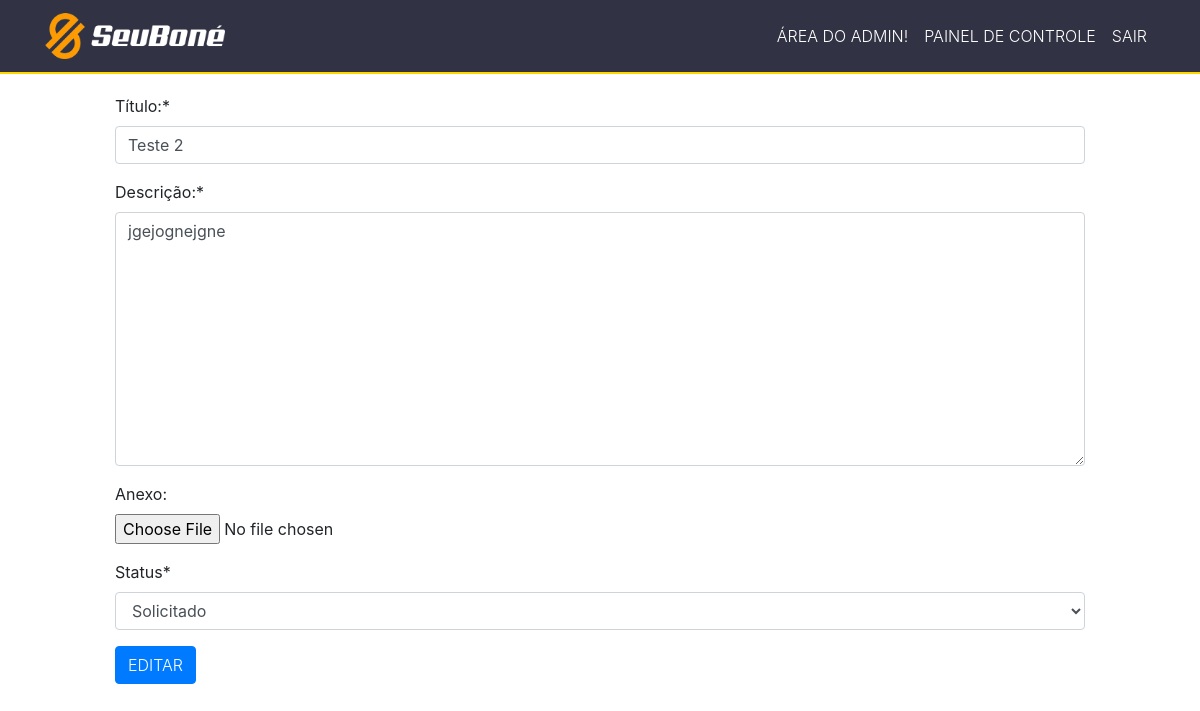
Page /edit2/4 (signed in) on the committed database.
### chamados_gerais/models.py (models this page shows, shortened)
class Chamado_geral(models.Model):
    STATUS = (
        ('Solicitado', 'Solicitado'),       # Solicitado
        ('Em_andamento', 'Em_andamento'),   # em andamento
        ('Concluído', 'Concluído'),         # concluido
    )
    titulo = models.CharField("Título:", max_length=255)
    descrição = models.TextField("Descrição:")
    arquivo = models.FileField("Anexo:", upload_to='',  blank=True, null=True)
    Status = models.CharField(
        max_length=20,
        choices=STATUS,
    )
    user = models.ForeignKey(get_user_model(), on_delete=models.CASCADE)
    created_at = models.DateTimeField(auto_now_add=True)
    updated_at = models.DateTimeField(auto_now=True)

### chamados_gerais/views.py (the view)
# urls.py: path('edit2/<int:id>', views.editChamado2, name='edit-chamado2'),
@login_required
def editChamado2(request, id):
    chamado = get_object_or_404(Chamado_geral, pk=id)
    form = ChamadoForm2(instance=chamado)
    if(request.method == 'POST'):
        form = ChamadoForm2(request.POST, instance=chamado) #form = ChamadoForm2(request.POST, request.FILES) tentativa de resolver bug
        if(form.is_valid()):
            titulo = request.POST["Título"]
            descrição = request.POST["Descrição"]
            arquivo = request.FILES["Arquivo"]
            status = request.POST["Status"]
            chamado = models.Chamado_geral(
                Título = titulo,
                Descrição = descrição,
                Arquivo = arquivo,
                Status = status
            )
            chamado.save()
            messages.info(request, 'Chamado editado com sucesso!')
            return redirect('/admin3/')
        else:
            return render(request, 'chamados/edit2.html', {'form': form, 'chamado': chamado})
    else:
        return render(request, 'chamados/edit2.html', {'form': form, 'chamado': chamado})

### chamados_gerais/forms.py
class ChamadoForm2(forms.ModelForm):
    class Meta:
        model = Chamado_geral
        fields = ('titulo', 'descrição', 'arquivo', 'Status')

### chamados_gerais/templates/chamados/edit2.html (shortened to what this page needs)
{% extends 'base3.html' %}
{% load crispy_forms_tags %}
{% block content %}
<div class="offset-1 col-10 list-div ajuste">
    <form method="POST" enctype="multipart/form-data">
        {{ form|crispy }}
        <input type="submit" class="btn btn-primary botao text-uppercase font-weight-light text-monospace" value="Editar">
    </form>
</div>
{% endblock %}

### chamados_gerais/templates/base3.html (style rules this page uses)
html, body { background-color: #ffffff; }

### chamados_gerais/templates/chamados/edit2.html (style rules this page uses)
.ajuste { width: 400px; }

### rows in the picture
Chamado_geral: titulo "Teste 2", descrição "jgejognejgne", Status "Solicitado"
